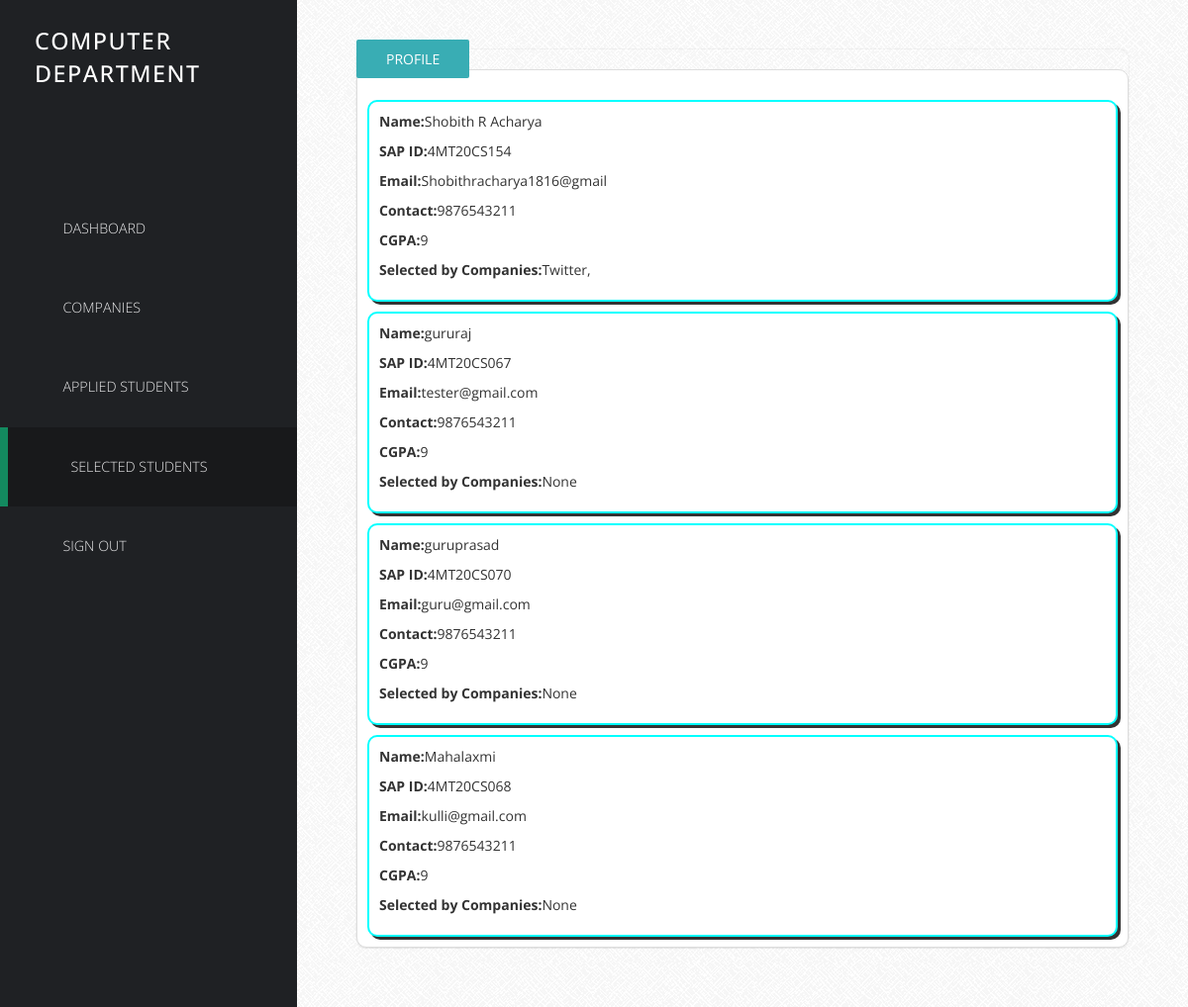
/admin/selected.php (signed in), run on the app's committed database.
### tables this page shows
CREATE TABLE `student` (
  `email` varchar(25) NOT NULL,
  `s_id` int(25) NOT NULL,
  `cgpa` float DEFAULT NULL,
  `dept` varchar(25) NOT NULL,
  `password` varchar(255) NOT NULL,
  `contact` bigint(15) DEFAULT NULL,
  `name` varchar(25) NOT NULL,
  `sapid` varchar(30) NOT NULL
);

### admin/selected.php (the view, shortened to what this page needs)
<?php include '../db.php'; ?>
<!DOCTYPE html>
<html lang="en">
  <head>
    <link href="css/font-awesome.min.css" rel="stylesheet">
    <link href="css/bootstrap.min.css" rel="stylesheet">
    <link href="css/templatemo-style.css" rel="stylesheet">
  </head>
  <body>
    <div class="templatemo-flex-row">
      <div class="templatemo-sidebar">
        <header class="templatemo-site-header">
          <?php
		  $Welcome = "Department";
          echo "<h1>" . $_SESSION['dept'] . "<br>". $Welcome . "</h1>";
		 echo "<br>";
		  ?>
        </header>
        <nav class="templatemo-left-nav">
          <ul>
         <ul>
            <li><a href="hello.php"  ><i class="fa fa-fw"></i>Dashboard</a></li>
            <li><a href="clist.php"><i class="fa  fa-fw"></i>Companies</a></li>
            <li><a href="applied.php" ><i class="fa  fa-fw"></i>Applied Students</a></li>
            <li><a href=# class="active" ><i class="fa  fa-fw"></i>Selected Students</a></li>
            <li><a href="logout.php"><i class="fa  fa-fw"></i>Sign Out</a></li>
          </ul>
        </nav>
      </div>
      <div class="templatemo-content col-1 light-gray-bg">
        <div class="templatemo-content-container">
          <div class="templatemo-content-widget no-padding">
		  	<a href="#" class="templatemo-blue-button">PROFILE</a>
            <div class="panel panel-default table-responsive">
<br>
              <?php
                  $dept=$_SESSION['dept'];
                  $query="SELECT * FROM student WHERE dept='{$dept}'";
                  $select_all_posts_query=mysqli_query($connection,$query);
                    while($row=mysqli_fetch_assoc($select_all_posts_query)){
                              $cname=null;
                              $name=$row['name'];
                              $sapid=$row['sapid'];
                              $email=$row['email'];
                              $contact=$row['contact'];
                              $cgpa=$row['cgpa'];
                              $mquery="SELECT * FROM selected_stud WHERE sapid='{$sapid}'";
                              $done=mysqli_query($connection,$mquery);
                              while($rom=mysqli_fetch_assoc($done)){
                                $cc_id=$rom['c_id'];
                                $kquery="SELECT name FROM companies WHERE c_id={$cc_id}";
                                $test=mysqli_query($connection,$kquery);
                                while($rok=mysqli_fetch_assoc($test)){
                                    $cname=$rok['name'].",".$cname;
                                }
                              }
                            ?>
  <div class="panel panel-default table-responsive" style="border:2px solid cyan;padding:10px;margin:10px;box-shadow:3px 3px">
                                      <p><b>Name:</b><?php echo $name; ?></p>
                                      <p><b>SAP ID:</b><?php echo $sapid; ?></p>
                                      <p><b>Email:</b><?php echo $email; ?></p>
                                      <p><b>Contact:</b><?php echo $contact; ?></p>
                                      <p><b>CGPA:</b><?php echo $cgpa; ?></p>
                                <?php
                                if($cname===null){
                                  ?>
                                    <p><b>Selected by Companies:</b>None</p>
                                    <?php
                                }else{
                                  ?>
                                    <p><b>Selected by Companies:</b><?php echo $cname ?></p>
                                    <?php
                                }
                                ?>
                                    </div>
                                <?php
                              }
                    ?>
			  </div>
			  </div>
			  </div>
        </div>
      </div>
  </body>
</html>

### admin/css/templatemo-style.css (style rules this page uses)
* { font-family: 'Open Sans', sans-serif; }
body { font-size: 13px; }
body, .templatemo-left-nav { background: #1f2124; }
h1, h2, h3 { margin: 0; }
ul { list-style-type: none; margin: 0; padding: 0; }
nav li { font-size: 1.1em; list-style: none; text-transform: uppercase; }
.light-gray-bg { font-family:"Trebuchet MS", "Myriad Pro", Arial, sans-serif; font-size:14px; background:#f4f4f4 url(../images/bg.png) repeat top left; color:#333; overflow-y:scroll; }
.templatemo-sidebar { width: 300px; }
.templatemo-site-header { margin: 25px 30px; }
.templatemo-site-header h1 { color: white; display: inline-block; font-size: 1.8em; font-weight: 500; letter-spacing: 1.5px; line-height: 1.4em; margin: 0 5px; text-transform: uppercase; vertical-align: middle; }
.templatemo-left-nav li { font-weight: 300; }
.templatemo-left-nav a.active, .templatemo-left-nav a:hover { background: #18191b; border-left: 8px solid #13895F; }
.templatemo-left-nav a { color: #e9e9ea; display: block; padding: 30px; transition: all 0.3s ease; }
.templatemo-content { margin-top: 0px; min-height: 600px; padding: 0; overflow-x: hidden; }
.templatemo-content-container { padding: 40px 50px; }
.templatemo-flex-row { display: -webkit-flex; display: -ms-flexbox; display: flex; }
.col-1 { -webkit-flex: 1; -ms-flex: 1; flex: 1; }
.templatemo-content-widget { border-radius: 10px; padding: 30px; position: relative; margin: 10px; box-shadow: 0px 0px 1px 1px rgba(161, 159, 159, 0.1); }
.templatemo-content-widget.no-padding { padding: 0; }
.panel { border-radius: 10px; }
.templatemo-blue-button, .templatemo-white-button { border-radius: 2px; padding: 10px 30px; text-transform: uppercase; transition: all 0.3s ease; }
.templatemo-blue-button { background-color: #39ADB4; border: none; color: white; }
@media only screen and (min-width: 768px) { .templatemo-left-nav { display: block !important; } }

### data on the page
student: name "Shobith R Acharya", sapid "4MT20CS154", email "Shobithracharya1816@gmail", contact "9876543211", cgpa "9", cname "Twitter,"
student: name "gururaj", sapid "4MT20CS067", email "tester@gmail.com", contact "9876543211", cgpa "9", shows "Selected by Companies:"
student: name "guruprasad", sapid "4MT20CS070", email "guru@gmail.com", contact "9876543211", cgpa "9", shows "Selected by Companies:"
student: name "Mahalaxmi", sapid "4MT20CS068", email "kulli@gmail.com", contact "9876543211", cgpa "9", shows "Selected by Companies:"

### other printed values
$_SESSION['dept'] "COMPUTER"
$Welcome "DEPARTMENT"
